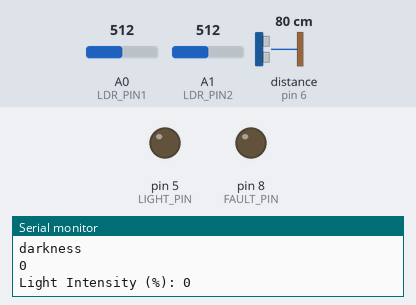
A sketch run on a simulated Arduino Uno, built with avr-gcc and run on an emulated ATmega328P. Parts: output pins drawn as LEDs (lit = HIGH), the last lines printed to the serial monitor. Inputs (shaded band) come from the test bench; at power-on: A0 (LDR_PIN1) = 512, A1 (LDR_PIN2) = 512, distance to the obstacle (sensor on pin 6) 80 cm. The echo pulse lasts 58.3 µs per cm; pins used as bus, display or sensor lines are not drawn.

Above: at 1.3 s.
1.4 s: A0 (LDR_PIN1) set to 310
2.9 s: A0 (LDR_PIN1) set to 288
At 4.3 s:
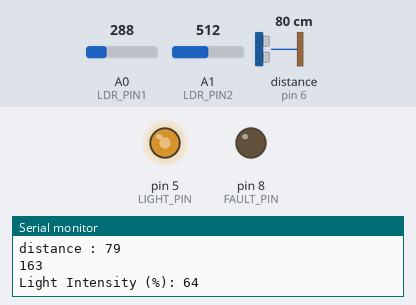
Timing chart, 0 to 5.9 s (numbered marks = the images above; inputs shaded):
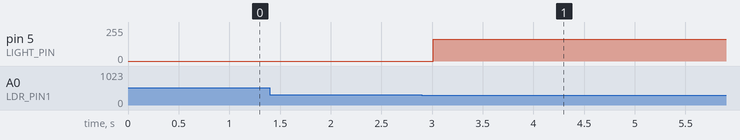

Measured:
- the behaviour switches between 300 and 299 on A0 (LDR_PIN1) (found by bisection; images 0 and 1)
- after the input at 2.9 s, pin 5 (LIGHT_PIN): 0/255 → 163/255 after 0.11 s

The sketch:

ardiuno_street_light_codeing.ino
```cpp
const int LDR_PIN1 = A0; // LDR sensor pin
const int PIR_PIN = 2;  // PIR sensor pin
const int TRIGGER_PIN = 7; // Ultrasonic sensor trigger pin
const int ECHO_PIN = 6;    // Ultrasonic sensor echo pin
const int LIGHT_PIN = 5;   // Output pin to control the light (e.g., LED)
const int FAULT_PIN=8;
const int LDR_PIN2 = A1;
const int outputPin= 4;
int lightIntensity = 30;    // Initial light intensity (30%)
int maxDistance = 150;       // Maximum distance for light control (60 cm)

void setup() {
  pinMode(LDR_PIN1, INPUT);
  pinMode(PIR_PIN, INPUT);
  pinMode(TRIGGER_PIN, OUTPUT);
  pinMode(ECHO_PIN, INPUT);
  pinMode(LIGHT_PIN, OUTPUT);
  pinMode(FAULT_PIN, OUTPUT);
  pinMode(LDR_PIN2, INPUT);
  //pinMode(outputPin, OUTPUT);  // Initialize serial communication for debugging
  Serial.begin(9600);
}

void loop() {
  int ldr1Value = analogRead(LDR_PIN1);
  //int pirValue = digitalRead(PIR_PIN);
  int pirValue = 1;
  int ldr2Value = analogRead(LDR_PIN2);
  int count=0;
  // Check if it's dark (LDR sensed low light)
  if (ldr1Value < 300)
  {
    Serial.println("darkness");
    // If motion is detected, control the light intensity based on distance
    if (pirValue == HIGH)
    {
      Serial.println("motion detected");
      int distance = getDistance();
      Serial.print("distance : ");
      Serial.println(distance);

      lightIntensity = map(distance, 0, maxDistance, 100, 30); // Map distance to light intensity
      lightIntensity = constrain(lightIntensity, 30, 100);      // Ensure it's within bounds (30-100%)
    }
    else
    {
      Serial.println("motion not detected");
      // No motion detected, reset the light intensity to 30%
      lightIntensity = 20;
    }
  }
  else
  {
    Serial.println("darkness");
    // It's not dark, turn off the light
    lightIntensity = 0;
  }
  Serial.println(map(lightIntensity, 0, 100, 0, 255));
  // Control the light based on the calculated intensity
  analogWrite(LIGHT_PIN, map(lightIntensity, 0, 100, 0, 255));

  // Debugging output
  Serial.print("Light Intensity (%): ");
  Serial.println(lightIntensity);
  // Check if LDR 1 detects darkness and LDR 2 experiences brightness
  if (ldr1Value < 200 && ldr2Value > 800) {
    digitalWrite(outputPin, HIGH);
    delay(10000); // Keep the output pin high for 10 seconds
    digitalWrite(outputPin, LOW);
  }
  // Check if LDR 2 does not experience brightness for more than 24 hours
  unsigned long currentMillis = millis();
  static unsigned long lastBrightnessTime = 0;
  static boolean brightnessFlag = false;
  if (ldr2Value < 800)
  {
    if (!brightnessFlag)
    {
      lastBrightnessTime = currentMillis;
      brightnessFlag = true;
    }
    // Check if it's been more than 24 hours
    if (currentMillis - lastBrightnessTime >= 28800000UL) { // 24 hours in milliseconds
      digitalWrite(outputPin, HIGH);
      delay(10000); // Keep the output pin high for 10 seconds
      digitalWrite(outputPin, LOW);
      brightnessFlag = false; // Reset the flag
    }
  }
  else
  {
    brightnessFlag = false; // Reset the flag when brightness is detected
  }
  delay(500); // Delay for stability

}

int getDistance() {
  digitalWrite(TRIGGER_PIN, LOW);
  delayMicroseconds(2);
  digitalWrite(TRIGGER_PIN, HIGH);
  delayMicroseconds(10);
  digitalWrite(TRIGGER_PIN, LOW);

  long duration = pulseIn(ECHO_PIN, HIGH);

  // Calculate distance in centimeters
  int distance = duration * 0.034 / 2;

  return distance;
}
```
